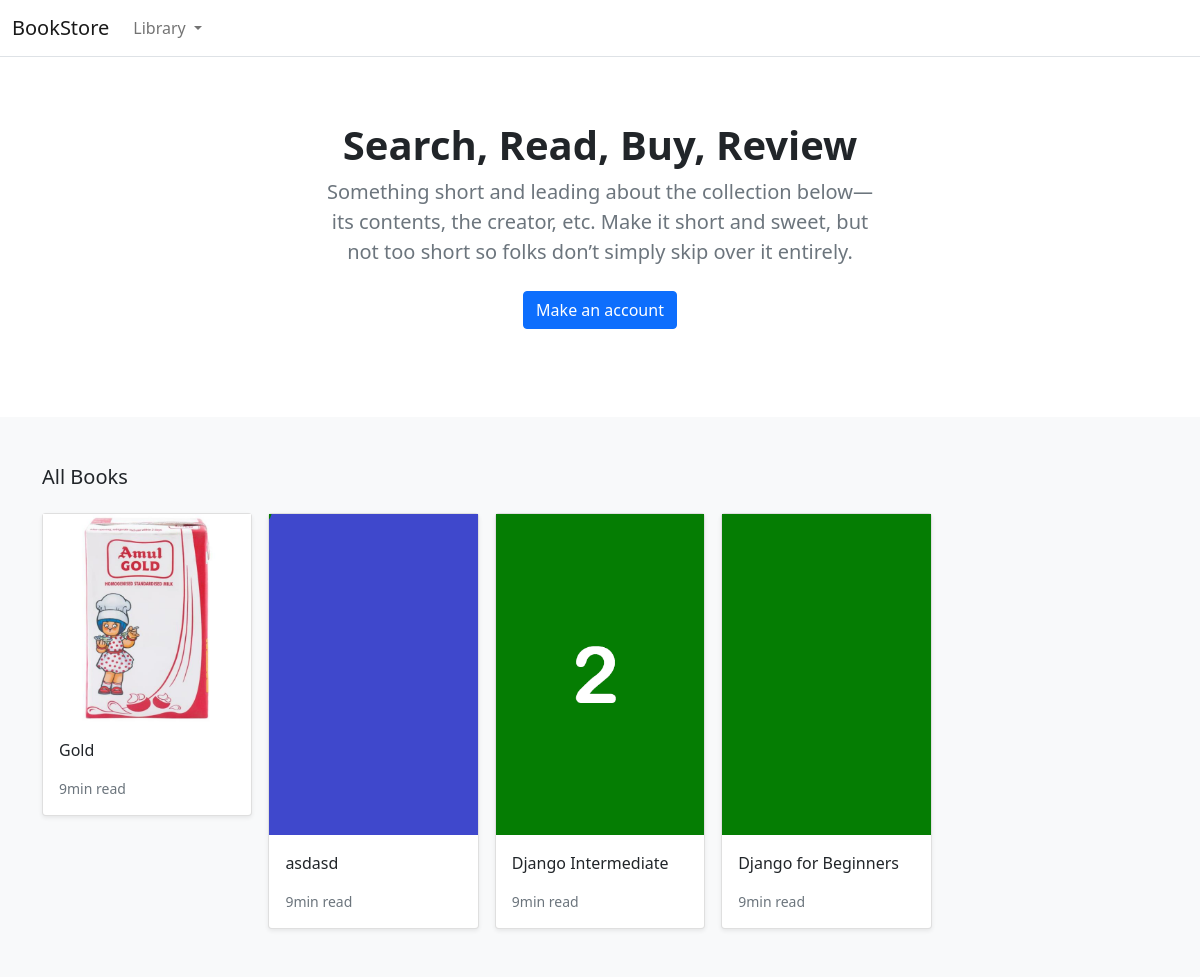
The page / on the database its author committed.
### store/models.py (models this page shows, shortened)
class Product(models.Model):
    category = models.ForeignKey(Category, related_name='product', on_delete=models.CASCADE)
    created_by = models.ForeignKey(User, on_delete=models.CASCADE, related_name='product_creator')
    title = models.CharField(max_length=255)
    author = models.CharField(max_length=255, default='admin')
    description = models.TextField(blank=True)
    image = models.ImageField(upload_to='images/', default='images/default.png')
    slug = models.SlugField(max_length=255)
    price = models.DecimalField(max_digits=4, decimal_places=2)
    in_stock = models.BooleanField(default=True)
    is_active = models.BooleanField(default=True)
    created = models.DateTimeField(auto_now_add=True)
    updated = models.DateTimeField(auto_now=True)
    objects = models.Manager()
    products = ProductManager()
    class Meta:
        verbose_name_plural = 'Products'
        ordering = ('-created',)
    def get_absolute_url(self):
        return reverse('store:product_detail', args=[self.slug])

### store/views.py (the view)
# urls.py: path('', views.product_all, name='product_all'),
def product_all(request):
    products = Product.products.all()
    return render(request, 'store/home.html', {'products': products})

### store/context_processors.py (called while the page is built)
def categories(request):
    return {
        'categories': Category.objects.all()
    }

### store/models.py (called while the page is built)
    def get_queryset(self):
        return super(ProductManager, self).get_queryset().filter(is_active=True)

    def get_absolute_url(self):
        return reverse('store:category_list', args=[self.slug])

### templates/store/home.html (shortened to what this page needs)
{% extends "./base.html" %}
{% load static %}
{% block content %}
<main>
  <section class="py-5 text-center container">
    <div class="row py-lg-3">
      <div class="col-lg-6 col-md-8 mx-auto">
        <h1 class="h1 fw-bold">Search, Read, Buy, Review</h1>
        <p class="lead text-muted">Something short and leading about the collection below—its contents, the creator,
          etc. Make it short and sweet, but not too short so folks don’t simply skip over it entirely.</p>
        <p>
          <a href="#" class="btn btn-primary my-2">Make an account</a>
        </p>
      </div>
    </div>
  </section>
  <div class="album py-5 bg-light">
    <div class="container">
      <div class="pb-3 h5">All Books</div>
      <div class="row row-cols-1 row-cols-sm-2 row-cols-md-5 g-3">
        {% for product in products %}
        <div class="col">
          <div class="card shadow-sm">
            <img class="img-fluid" alt="Responsive image" src="{{ product.image.url }}">
            <div class="card-body">
              <p class="card-text">
                <a class="text-dark text-decoration-none" href="{{ product.get_absolute_url }}">{{ product.title }}</a>
              </p>
              <div class="d-flex justify-content-between align-items-center">
                <small class="text-muted">9min read</small>
              </div>
            </div>
          </div>
        </div>
        {% endfor %}
      </div>
    </div>
  </div>
</main>
{% endblock %}

### templates/store/base.html (shortened to what this page needs)
{% load static %}
<!DOCTYPE html>
<html>
<head>
    <link href="https://cdn.jsdelivr.net/npm/bootstrap@5.0.0-beta1/dist/css/bootstrap.min.css" rel="stylesheet">
</head>
<body>
    <header>
        <nav class="navbar navbar-expand-md navbar-light bg-white border-bottom">
            <div class="container-fluid">
                <a class="navbar-brand" href="/">BookStore</a>
                <div class="collapse navbar-collapse" id="navbarCollapse">
                    <ul class="navbar-nav me-auto mb-2 mb-md-0">
                        <li class="nav-item dropdown">
                            <a class="nav-link dropdown-toggle" href="#" id="navbarDropdown" role="button"
                                data-bs-toggle="dropdown" aria-expanded="false">
                                Library
                            </a>
                        </li>
                    </ul>
                </div>
            </div>
        </nav>
    </header>
    <div id="content">{% block content %} {% endblock %}</div>
</body>
</html>

### rows shown on the page
Product: image (picture), title "Gold"
Product: image (placeholder picture), title "asdasd"
Product: image (picture), title "Django Intermediate"
Product: image (picture), title "Django for Beginners"
